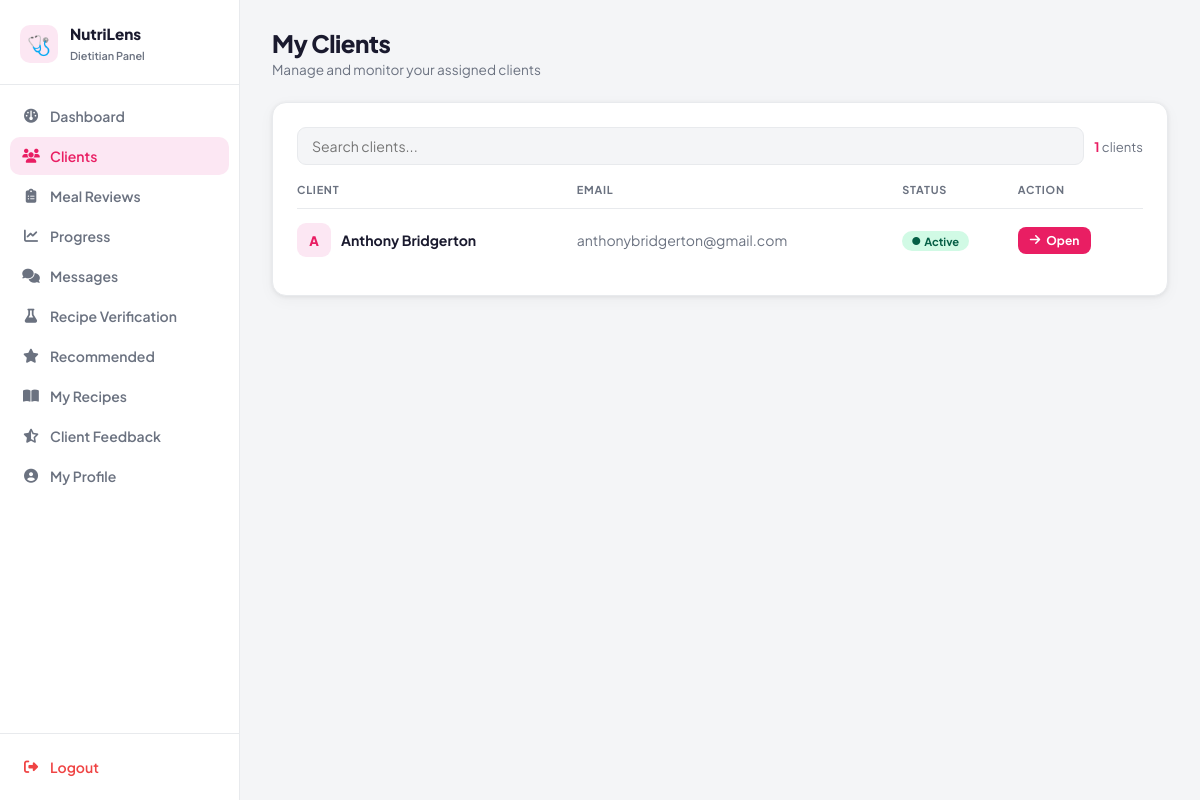
The app's page /dietitian/clients (signed in) with its own data.
### tables this page shows
CREATE TABLE users (
    id INTEGER PRIMARY KEY AUTOINCREMENT,
    full_name TEXT NOT NULL,
    email TEXT NOT NULL UNIQUE,
    password TEXT NOT NULL
, age INTEGER, gender TEXT, height REAL, weight REAL, activity_level TEXT, profile_image TEXT, goal_type TEXT, target_weight REAL, diet_preference TEXT, allergies TEXT, medical_conditions TEXT, water_goal REAL, macro_preference TEXT, is_blocked INTEGER DEFAULT 0, created_at TEXT);

### app.py (the view)
@app.route("/dietitian/clients")
def dietitian_clients():
    if "dietitian_id" not in session:
        return redirect("/dietitian/login")
    conn = get_db_connection()
    clients = conn.execute("""
        SELECT users.id, users.full_name, users.email
        FROM users JOIN user_dietitian ON users.id = user_dietitian.user_id
        WHERE user_dietitian.dietitian_id=?
    """, (session["dietitian_id"],)).fetchall()
    conn.close()
    return render_template("dietitian/clients.html", clients=clients)

### app.py (called while the page is built)
def get_db_connection():
    conn = sqlite3.connect(DATABASE)
    conn.row_factory = sqlite3.Row
    return conn

### templates/dietitian/clients.html (shortened to what this page needs)
<!DOCTYPE html>
<html lang="en">
<head>
    <link rel="stylesheet" href="https://cdnjs.cloudflare.com/ajax/libs/font-awesome/6.4.0/css/all.min.css">
</head>
<body>
    <aside class="sidebar">
        <div class="sidebar-logo">
            <div class="logo-icon">🩺</div>
            <div class="logo-text"><b>NutriLens</b><span>Dietitian Panel</span></div>
        </div>
        <nav class="sidebar-nav">
            <a href="/dietitian/dashboard" class="nav-item"><i class="fas fa-gauge"></i> Dashboard</a>
            <a href="/dietitian/clients" class="nav-item active"><i class="fas fa-users"></i> Clients</a>
            <a href="/dietitian/meal-reviews" class="nav-item"><i class="fas fa-clipboard-list"></i> Meal Reviews</a>
            <a href="/dietitian/progress" class="nav-item"><i class="fas fa-chart-line"></i> Progress</a>
            <a href="/dietitian/messages" class="nav-item"><i class="fas fa-comments"></i> Messages</a>
            <a href="/dietitian/recipes" class="nav-item"><i class="fas fa-flask"></i> Recipe Verification</a>
            <a href="/dietitian/recommended" class="nav-item"><i class="fas fa-star"></i> Recommended</a>
            <a href="/dietitian/my-recipes" class="nav-item"><i class="fas fa-book-open"></i> My Recipes</a>
            <a href="/dietitian/feedback" class="nav-item"><i class="fas fa-star-half-stroke"></i> Client Feedback</a>
            <a href="/dietitian/profile" class="nav-item"><i class="fas fa-user-circle"></i> My Profile</a>
        </nav>
        <div class="sidebar-footer">
            <a href="{{ url_for('dietitian_logout') }}" class="nav-item logout"><i
                    class="fas fa-right-from-bracket"></i> Logout</a>
        </div>
    </aside>
    <main class="main">
        <div class="page-header">
            <h1>My Clients</h1>
            <p>Manage and monitor your assigned clients</p>
        </div>
        <div class="card">
            <div class="search-row">
                <input type="text" id="clientSearch" class="search-input" placeholder="Search clients...">
                <span style="font-size:.82rem;color:var(--muted);align-self:center;white-space:nowrap">
                    <b style="color:var(--brand)">{{ clients|length if clients else 0 }}</b> clients
                </span>
            </div>
            <div class="table-wrap">
                <table>
                    <thead>
                        <tr>
                            <th>Client</th>
                            <th>Email</th>
                            <th>Status</th>
                            <th>Action</th>
                        </tr>
                    </thead>
                    <tbody id="clientTable">
                        {% if clients %}
                        {% for c in clients %}
                        <tr class="client-row">
                            <td>
                                <div class="name-cell">
                                    <div class="client-avatar">{{ c['full_name'][0]|upper }}</div>
                                    <strong class="client-name">{{ c['full_name'] }}</strong>
                                </div>
                            </td>
                            <td style="color:var(--muted)">{{ c['email'] }}</td>
                            <td><span class="badge badge-green"><i class="fas fa-circle" style="font-size:.5rem"></i>
                                    Active</span></td>
                            <td>
                                <a href="/dietitian/client/{{ c['id'] }}" class="btn btn-brand btn-sm">
                                    <i class="fas fa-arrow-right"></i> Open
                                </a>
                            </td>
                        </tr>
                        {% endfor %}
                        {% endif %}
                    </tbody>
                </table>
            </div>
        </div>
    </main>
</body>
</html>

### templates/dietitian/clients.html (style rules this page uses)
:root { --brand: #e91e63; --brand-dark: #be185d; --brand-soft: #fce7f3; --bg: #f4f5f7; --surface: #ffffff; --text: #1a1a2e; --muted: #6b7280; --border: #e8eaed; --shadow: 0 1px 4px rgba(0, 0, 0, .07), 0 4px 16px rgba(0, 0, 0, .04); --radius: 14px; }
* { box-sizing: border-box; margin: 0; padding: 0; }
body { font-family: 'Plus Jakarta Sans', sans-serif; background: var(--bg); color: var(--text); display: flex; height: 100vh; overflow: hidden; }
.sidebar { width: 240px; flex-shrink: 0; background: var(--surface); border-right: 1px solid var(--border); display: flex; flex-direction: column; height: 100vh; position: sticky; top: 0; }
.sidebar-logo { padding: 24px 20px 20px; display: flex; align-items: center; gap: 12px; border-bottom: 1px solid var(--border); }
.logo-icon { width: 38px; height: 38px; border-radius: 10px; background: var(--brand-soft); display: flex; align-items: center; justify-content: center; font-size: 1.2rem; flex-shrink: 0; }
.logo-text b { display: block; font-size: .95rem; font-weight: 800; color: var(--text); }
.logo-text span { font-size: .68rem; color: var(--muted); font-weight: 600; }
.sidebar-nav { flex: 1; padding: 12px 10px; display: flex; flex-direction: column; gap: 2px; overflow-y: auto; }
.nav-item { display: flex; align-items: center; gap: 10px; padding: 10px 12px; border-radius: 10px; text-decoration: none; color: var(--muted); font-size: .875rem; font-weight: 600; transition: all .15s; }
.nav-item i { width: 18px; text-align: center; font-size: .88rem; }
.nav-item.active { background: var(--brand-soft); color: var(--brand); }
.nav-item.active i { color: var(--brand); }
.sidebar-footer { padding: 14px 10px; border-top: 1px solid var(--border); }
.nav-item.logout { color: #ef4444; }
.main { flex: 1; overflow-y: auto; padding: 28px 32px 60px; }
.page-header { margin-bottom: 24px; }
.page-header h1 { font-size: 1.5rem; font-weight: 800; letter-spacing: -.02em; }
.page-header p { font-size: .85rem; color: var(--muted); margin-top: 3px; }
.card { background: var(--surface); border-radius: var(--radius); padding: 24px; box-shadow: var(--shadow); border: 1px solid var(--border); }
.table-wrap { overflow-x: auto; }
table { width: 100%; border-collapse: collapse; }
thead th { text-align: left; font-size: .68rem; font-weight: 700; text-transform: uppercase; letter-spacing: .07em; color: var(--muted); padding: 0 12px 12px 0; border-bottom: 1.5px solid var(--border); }
tbody td { padding: 14px 12px 14px 0; border-bottom: 1px solid var(--border); font-size: .88rem; }
tbody tr:last-child td { border-bottom: none; }
.badge { display: inline-flex; align-items: center; gap: 4px; padding: 3px 10px; border-radius: 999px; font-size: .7rem; font-weight: 700; }
.badge-green { background: #d1fae5; color: #065f46; }
.btn { display: inline-flex; align-items: center; gap: 6px; padding: 8px 16px; border-radius: 8px; font-size: .8rem; font-weight: 700; text-decoration: none; cursor: pointer; border: none; font-family: inherit; transition: all .15s; }
.btn-brand { background: var(--brand); color: #fff; }
.btn-sm { padding: 6px 12px; font-size: .75rem; }
.search-row { display: flex; gap: 10px; margin-bottom: 18px; }
.search-input { flex: 1; padding: 9px 14px; border: 1.5px solid var(--border); border-radius: 9px; font-size: .88rem; font-family: inherit; outline: none; background: var(--bg); }
.client-avatar { width: 34px; height: 34px; border-radius: 9px; background: var(--brand-soft); display: flex; align-items: center; justify-content: center; font-size: .82rem; font-weight: 800; color: var(--brand); flex-shrink: 0; }
.name-cell { display: flex; align-items: center; gap: 10px; }

### records on screen
users: full_name "A", full_name "Anthony Bridgerton", email "anthonybridgerton@gmail.com"

### other values on screen
{{ clients|length if clients else 0 }} "1"
